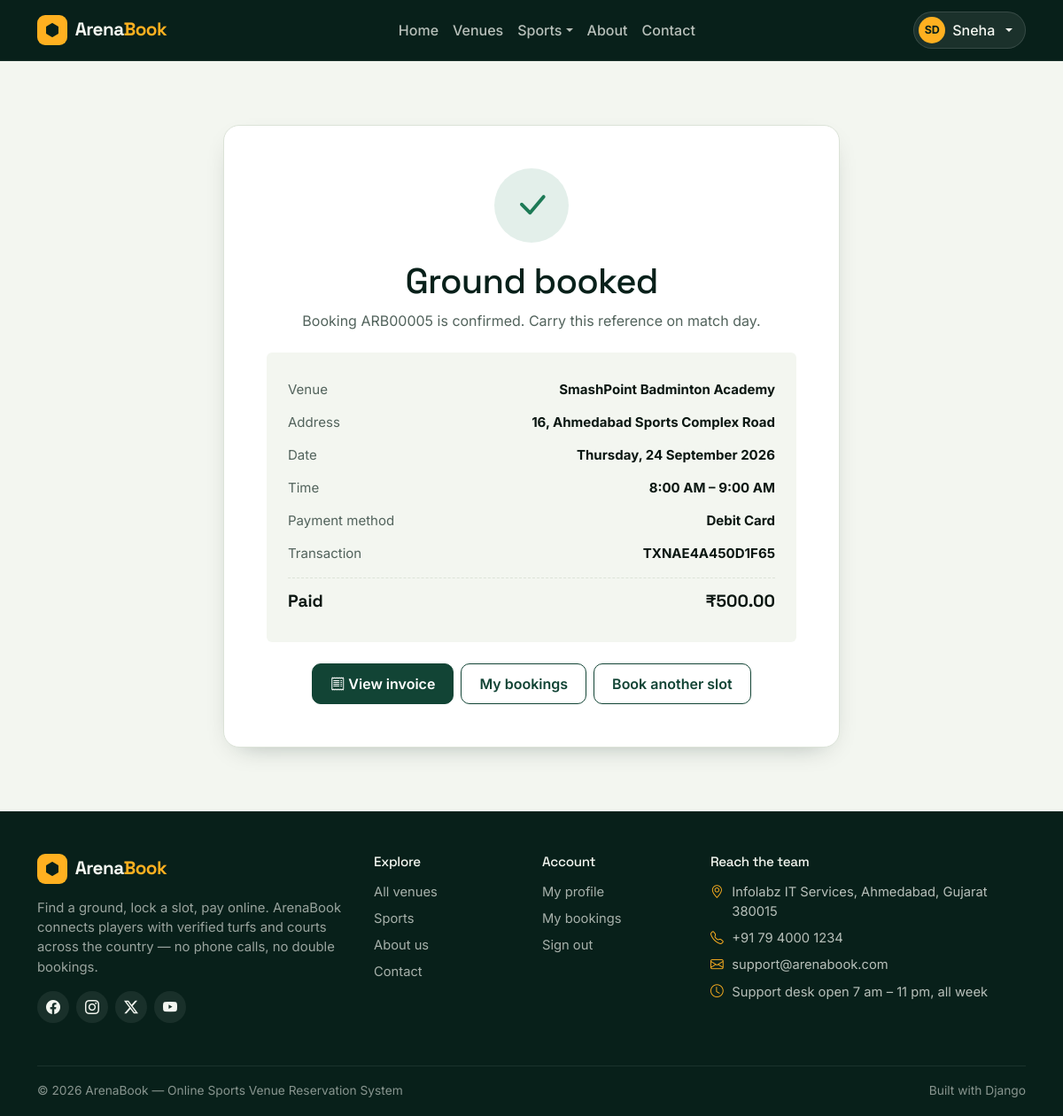
Page /bookings/5/success/ (signed in) on the committed database.
### arena/models.py (models this page shows, shortened)
class User(AbstractBaseUser, PermissionsMixin):
    first_name = models.CharField(max_length=60)
    last_name = models.CharField(max_length=60, blank=True)
    email = models.EmailField(unique=True)
    profile_image = models.ImageField(upload_to="profiles/", blank=True, null=True)
    date_joined = models.DateTimeField(default=timezone.now)
    is_active = models.BooleanField(default=True)
    is_staff = models.BooleanField(
        default=False, help_text="Allows access to the ArenaBook admin panel."
    )
    objects = UserManager()
    USERNAME_FIELD = "email"
    REQUIRED_FIELDS = ["first_name"]
    class Meta:
        verbose_name = "User"
        verbose_name_plural = "Users"
        ordering = ["-date_joined"]
    @property
    def full_name(self):
        name = f"{self.first_name} {self.last_name}".strip()
        return name or self.email.split("@")[0]
    def get_short_name(self):
        return self.first_name or self.email.split("@")[0]
    @property
    def initials(self):
        parts = self.full_name.split()
        if len(parts) >= 2:
            return (parts[0][0] + parts[1][0]).upper()
        return self.full_name[:2].upper()
    @property
    def avatar_url(self):
        if self.profile_image:
            return self.profile_image.url
        try:
            if self.profile.image:
                return self.profile.image.url
        except Exception:
            pass
        return ""

class Booking(models.Model):
    PENDING = "pending"
    CONFIRMED = "confirmed"
    CANCELLED = "cancelled"
    STATUS_CHOICES = [
        (PENDING, "Pending"),
        (CONFIRMED, "Confirmed"),
        (CANCELLED, "Cancelled"),
    ]
    user = models.ForeignKey(
        settings.AUTH_USER_MODEL, on_delete=models.CASCADE, related_name="bookings"
    )
    turf = models.ForeignKey(Turf, on_delete=models.CASCADE, related_name="bookings")
    booking_date = models.DateField()
    start_time = models.TimeField()
    end_time = models.TimeField()
    total_amount = models.DecimalField(max_digits=10, decimal_places=2, default=0)
    status = models.CharField(max_length=20, choices=STATUS_CHOICES, default=PENDING)
    created_at = models.DateTimeField(auto_now_add=True)
    class Meta:
        ordering = ["-created_at"]
    @property
    def reference(self):
        return f"ARB{self.pk:05d}"

class Turf(models.Model):
    turf_name = models.CharField(max_length=150)
    description = models.TextField(blank=True)
    category = models.ForeignKey(
        SportCategory, on_delete=models.CASCADE, related_name="turfs"
    )
    address = models.TextField()
    city = models.ForeignKey(City, on_delete=models.SET_NULL, null=True, blank=True)
    state = models.ForeignKey(State, on_delete=models.SET_NULL, null=True, blank=True)
    country = models.ForeignKey(Country, on_delete=models.SET_NULL, null=True, blank=True)
    price_per_hour = models.DecimalField(max_digits=10, decimal_places=2)
    open_time = models.TimeField(default=time(6, 0))
    close_time = models.TimeField(default=time(23, 0))
    image = models.ImageField(upload_to="turfs/", blank=True, null=True)
    created_at = models.DateTimeField(auto_now_add=True)
    capacity = models.PositiveIntegerField(default=10)
    amenities = models.CharField(
        max_length=255,
        blank=True,
        help_text="Comma separated, e.g. Parking, Floodlights, Washroom",
    )
    is_featured = models.BooleanField(default=False)
    is_active = models.BooleanField(default=True)
    class Meta:
        ordering = ["-created_at"]

class Payment(models.Model):
    CREDIT_CARD = "credit_card"
    DEBIT_CARD = "debit_card"
    PAYPAL = "paypal"
    OTHER = "other"
    PAYMENT_METHOD_CHOICES = [
        (CREDIT_CARD, "Credit Card"),
        (DEBIT_CARD, "Debit Card"),
        (PAYPAL, "PayPal"),
        (OTHER, "Other"),
    ]
    PENDING = "pending"
    COMPLETED = "completed"
    FAILED = "failed"
    STATUS_CHOICES = [
        (PENDING, "Pending"),
        (COMPLETED, "Completed"),
        (FAILED, "Failed"),
    ]
    user = models.ForeignKey(
        settings.AUTH_USER_MODEL, on_delete=models.CASCADE, related_name="payments"
    )
    booking = models.ForeignKey(
        Booking, on_delete=models.CASCADE, related_name="payments"
    )
    amount = models.DecimalField(max_digits=10, decimal_places=2)
    payment_method = models.CharField(
        max_length=20, choices=PAYMENT_METHOD_CHOICES, default=CREDIT_CARD
    )
    status = models.CharField(max_length=20, choices=STATUS_CHOICES, default=PENDING)
    payment_date = models.DateTimeField(default=timezone.now)
    transaction_id = models.CharField(max_length=40, blank=True)
    class Meta:
        ordering = ["-payment_date"]

### arena/views.py (the view)
# urls.py: path("bookings/<int:pk>/success/", views.booking_success, name="booking_success"),
@login_required
def booking_success(request, pk):
    booking = get_object_or_404(Booking, pk=pk, user=request.user)
    payment_obj = booking.payments.order_by("-payment_date").first()
    return render(
        request,
        "booking/success.html",
        {"booking": booking, "payment": payment_obj},
    )

### arena/context_processors.py (called while the page is built)
def site_context(request):
    unread = 0
    if request.user.is_authenticated and request.user.is_staff:
        unread = ContactUs.objects.filter(is_read=False).count()
    return {
        "SITE_NAME": "ArenaBook",
        "SITE_TAGLINE": "Book your game. Own the ground.",
        "nav_categories": SportCategory.objects.all()[:8],
        "unread_messages": unread,
    }

### arena/templatetags/arena_extras.py (called while the page is built)
@register.filter
def money(value):
    try:
        value = float(value)
    except (TypeError, ValueError):
        return value
    return f"{value:,.2f}"

### templates/booking/success.html (shortened to what this page needs)
{% extends 'base.html' %}
{% load arena_extras %}
{% block content %}
<section class="section">
    <div class="container" style="max-width:720px">
        <div class="card-chalk p-4 p-lg-5 text-center">
            <div class="success-mark"><i class="bi bi-check-lg"></i></div>
            <h1 class="mb-2">Ground booked</h1>
            <p class="text-muted-soft mb-4">Booking {{ booking.reference }} is confirmed. Carry this reference on match day.</p>
            <div class="text-start p-4 rounded" style="background:var(--chalk)">
                <div class="summary-line"><span class="text-muted-soft">Venue</span><strong>{{ booking.turf.turf_name }}</strong></div>
                <div class="summary-line"><span class="text-muted-soft">Address</span><strong class="text-end">{{ booking.turf.address }}</strong></div>
                <div class="summary-line"><span class="text-muted-soft">Date</span><strong>{{ booking.booking_date|date:"l, j F Y" }}</strong></div>
                <div class="summary-line"><span class="text-muted-soft">Time</span><strong>{{ booking.start_time|time:"g:i A" }} – {{ booking.end_time|time:"g:i A" }}</strong></div>
                {% if payment %}
                <div class="summary-line"><span class="text-muted-soft">Payment method</span><strong>{{ payment.get_payment_method_display }}</strong></div>
                <div class="summary-line"><span class="text-muted-soft">Transaction</span><strong>{{ payment.transaction_id }}</strong></div>
                {% endif %}
                <div class="summary-line total"><span>Paid</span><span>₹{{ booking.total_amount|money }}</span></div>
            </div>
            <div class="d-flex gap-2 justify-content-center flex-wrap mt-4">
                <a href="{% url 'invoice' booking.pk %}" class="btn btn-pitch"><i class="bi bi-receipt me-1"></i>View invoice</a>
                <a href="{% url 'my_bookings' %}" class="btn btn-outline-pitch">My bookings</a>
                <a href="{% url 'turf_list' %}" class="btn btn-outline-pitch">Book another slot</a>
            </div>
        </div>
    </div>
</section>
{% endblock %}

### templates/partials/navbar.html (shortened to what this page needs)
{% load static %}
<nav class="navbar navbar-expand-lg site-nav sticky-top">
    <div class="container">
        <a class="navbar-brand" href="{% url 'home' %}">
            <span class="brand-mark"><i class="bi bi-hexagon-fill"></i></span>
            <span class="brand-text">Arena<span class="brand-accent">Book</span></span>
        </a>
        <div class="collapse navbar-collapse" id="mainNav">
            <ul class="navbar-nav mx-auto">
                <li class="nav-item"><a class="nav-link {% if request.resolver_match.url_name == 'home' %}active{% endif %}" href="{% url 'home' %}">Home</a></li>
                <li class="nav-item"><a class="nav-link {% if request.resolver_match.url_name == 'turf_list' %}active{% endif %}" href="{% url 'turf_list' %}">Venues</a></li>
                <li class="nav-item dropdown">
                    <a class="nav-link dropdown-toggle {% if request.resolver_match.url_name == 'category_list' %}active{% endif %}" href="#" role="button" data-bs-toggle="dropdown">Sports</a>
                </li>
                <li class="nav-item"><a class="nav-link {% if request.resolver_match.url_name == 'about' %}active{% endif %}" href="{% url 'about' %}">About</a></li>
                <li class="nav-item"><a class="nav-link {% if request.resolver_match.url_name == 'contact' %}active{% endif %}" href="{% url 'contact' %}">Contact</a></li>
            </ul>
            <div class="d-flex align-items-center gap-2 nav-actions">
                {% if user.is_authenticated %}
                    <div class="dropdown">
                        <button class="btn btn-user dropdown-toggle" data-bs-toggle="dropdown" aria-expanded="false">
                            {% if user.avatar_url %}
                            <img src="{{ user.avatar_url }}" alt="" class="nav-avatar">
                            {% else %}
                            <span class="nav-avatar nav-avatar--initials">{{ user.initials }}</span>
                            {% endif %}
                            <span class="d-none d-lg-inline">{{ user.get_short_name }}</span>
                        </button>
                    </div>
                {% else %}
                    <a href="{% url 'login' %}" class="btn btn-outline-chalk btn-sm">Sign in</a>
                    <a href="{% url 'register' %}" class="btn btn-amber btn-sm">Create account</a>
                {% endif %}
            </div>
        </div>
    </div>
</nav>

### static/css/style.css (style rules this page uses)
:root { --pitch-900: #08201A; --pitch-800: #0D2E24; --pitch-700: #124435; --pitch-500: #1D7A56; --pitch-300: #4FBF8B; --chalk: #F3F6F0; --chalk-line: #DCE3D8; --paper: #FFFFFF; --amber: #FFB020; --amber-dark: #E0940A; --clay: #C96A3E; --ink: #0B1712; --ink-soft: #52635C; --radius: 10px; --radius-lg: 18px; --shadow-soft: 0 10px 30px -18px rgba(8, 32, 26, .45); --shadow-lift: 0 22px 44px -26px rgba(8, 32, 26, .55); --font-display: 'Space Grotesk', 'Segoe UI', sans-serif; --font-body: 'Inter', 'Segoe UI', sans-serif; }
* { box-sizing: border-box; }
body { font-family: var(--font-body); background: var(--chalk); color: var(--ink); display: flex; flex-direction: column; min-height: 100vh; -webkit-font-smoothing: antialiased; }
h1, h2, h3, h4, h5, h6, .display-font { font-family: var(--font-display); letter-spacing: -.02em; color: var(--pitch-900); }
a { text-decoration: none; }
.btn { font-weight: 600; border-radius: var(--radius); padding: .6rem 1.25rem; }
.btn-pitch { background: var(--pitch-700); border: 1px solid var(--pitch-700); color: #fff; }
.btn-outline-pitch { border: 1px solid var(--pitch-700); color: var(--pitch-700); background: transparent; }
.text-muted-soft { color: var(--ink-soft) !important; }
.site-nav { background: var(--pitch-900); padding: .75rem 0; border-bottom: 1px solid rgba(255, 255, 255, .07); z-index: 1040; }
.navbar-brand { display: flex; align-items: center; gap: .55rem; }
.brand-mark { width: 34px; height: 34px; display: grid; place-items: center; background: var(--amber); color: var(--pitch-900); border-radius: 9px; font-size: 1rem; }
.brand-text { font-family: var(--font-display); font-weight: 700; font-size: 1.3rem; color: var(--chalk); letter-spacing: -.03em; }
.brand-accent { color: var(--amber); }
.site-nav .nav-link { color: rgba(243, 246, 240, .75); font-weight: 500; padding: .5rem .95rem; border-radius: 8px; }
.btn-user { display: flex; align-items: center; gap: .5rem; background: rgba(255, 255, 255, .08); color: var(--chalk); border: 1px solid rgba(255, 255, 255, .12); border-radius: 40px; padding: .3rem .85rem .3rem .35rem; font-weight: 500; }
.nav-avatar { width: 30px; height: 30px; border-radius: 50%; object-fit: cover; display: inline-grid; place-items: center; }
.nav-avatar--initials { background: var(--amber); color: var(--pitch-900); font-size: .78rem; font-weight: 700; }
.section { padding: 4.5rem 0; }
.card-chalk { background: var(--paper); border: 1px solid var(--chalk-line); border-radius: var(--radius-lg); box-shadow: var(--shadow-soft); overflow: hidden; height: 100%; }
.summary-line { display: flex; justify-content: space-between; padding: .45rem 0; font-size: .94rem; }
.summary-line.total { border-top: 1px dashed var(--chalk-line); margin-top: .5rem; padding-top: .8rem; font-family: var(--font-display); font-weight: 700; font-size: 1.2rem; }
.success-mark { width: 84px; height: 84px; margin: 0 auto 1.25rem; border-radius: 50%; background: rgba(29, 122, 86, .12); color: var(--pitch-500); display: grid; place-items: center; font-size: 2.6rem; }

### rows in the picture
User: initials "SD", get_short_name "Sneha"
Booking: reference "ARB00005", turf.turf_name "SmashPoint Badminton Academy", turf.address "16, Ahmedabad Sports Complex Road", booking_date "Thursday, 24 September 2026", start_time "8:00 AM", end_time "9:00 AM", total_amount "500.00"
Payment: payment_method "Debit Card", transaction_id "TXNAE4A450D1F65"
